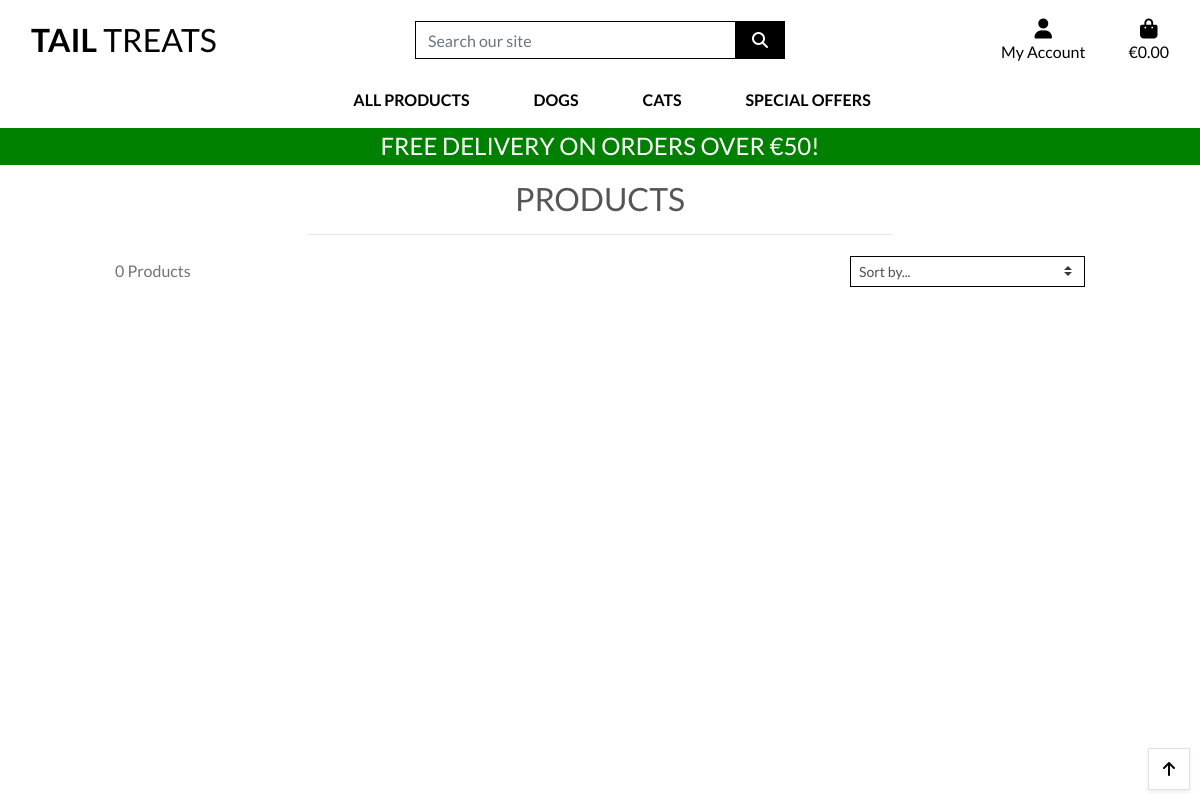
Before: /products/ with the older database file.
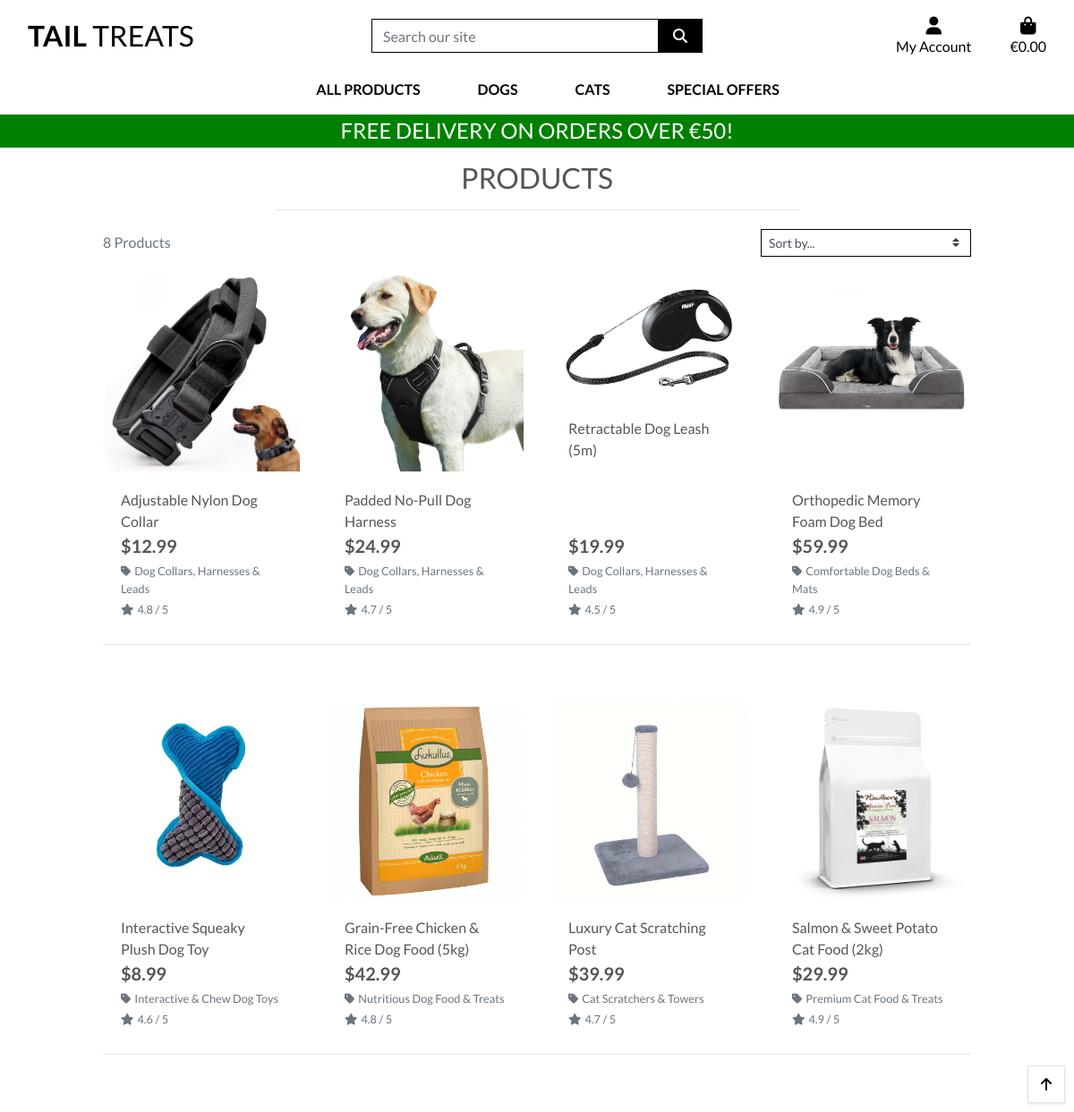
After: the same page with the newer database file.
### products/models.py (models this page shows, shortened)
class Product(models.Model):
    category = models.ForeignKey('Category', null=True, blank=True, on_delete=models.SET_NULL)
    sku = models.CharField(max_length=254, unique=True, blank=True, null=True)
    name = models.CharField(max_length=254)
    description = models.TextField()
    price = models.DecimalField(max_digits=6, decimal_places=2)
    rating = models.DecimalField(max_digits=3, decimal_places=1, blank=True, null=True)
    image_url = models.URLField(max_length=1024, blank=True, null=True)
    image = models.ImageField(upload_to='products/', blank=True, null=True)

class Category(models.Model):
    name = models.CharField(max_length=254, unique=True)
    friendly_name = models.CharField(max_length=254, blank=True, null=True)
    class Meta:
        verbose_name_plural = "Categories"

### products/views.py (the view, shortened to what this page needs)
# urls.py: path('', views.all_products, name='products'),
def all_products(request):
    products = Product.objects.all()
    query = None
    categories = None
    sort = None
    direction = None
    current_sorting = f'{sort}_{direction}'
    context = {
        'products': products,
        'search_term': query,
        'current_categories': categories,
        'current_sorting': current_sorting,
    }
    return render(request, 'products/products.html', context)

### cart/contexts.py (called while the page is built, shortened)
def cart_contents(request):
    cart_items = []
    total = 0
    product_count = 0
    cart = request.session.get('cart', {})
    if total < settings.FREE_DELIVERY_THRESHOLD:
        delivery = total * Decimal(settings.STANDARD_DELIVERY_PERCENTEGE / 100)
        free_delivery_delta = settings.FREE_DELIVERY_THRESHOLD - total
    else:
        delivery = 0
        free_delivery_delta = 0
    grand_total = delivery + total
    context = {
        'cart_items': cart_items,
        'total': total,
        'product_count': product_count,
        'delivery': delivery,
        'free_delivery_delta': free_delivery_delta,
        'free_delivery_threshold': settings.FREE_DELIVERY_THRESHOLD,
        'grand_total': grand_total,
    }
    return context

### products/templates/products/products.html (shortened to what this page needs)
{% extends "base.html" %}
{% load static %}
{% block page_header %}
    <div class="container header-container">
    </div>
{% endblock %}
{% block content %}
    <div class="overlay"></div>
    <div class="container-fluid">
        <div class="row">
            <div class="col text-center mt-3">
                <h2 class="logo-font">Products</h2>
                <hr class="w-50 mb-1">
            </div>
        </div>
        <div class="row">
            <div class="product-container col-10 offset-1">
                <div class="row mt-1 mb-2">
                    <div class="col-12 col-md-6 my-auto order-md-last d-flex justify-content-center justify-content-md-end">
                        <div class="sort-select-wrapper w-50">
                            <select id="sort-selector" class="custom-select custom-select-sm rounded-0 border border-{% if current_sorting != 'None_None' %}info{% else %}black{% endif %}">
                                <option value="reset" {% if current_sorting == 'None_None' %}selected{% endif %}>Sort by...</option>
                            </select>
                        </div>
                    </div>
                    <div class="col-12 col-md-6 order-md-first">
                        <p class="text-muted mt-3 text-center text-md-left">
                            {{ products|length }} Products{% if search_term %} found for <strong>"{{ search_term }}"</strong>{% endif %}
                        </p>
                    </div>
                </div>
                <div class="row">
                    {% for product in products %}
                        <div class="col-sm-6 col-md-6 col-lg-4 col-xl-3">
                            <div class="card h-100 border-0">
                                {% if product.image %}
                                <a href="{% url 'product_detail' product.id %}">
                                    <img class="card-img-top img-fluid" src="{{ product.image.url }}" alt="{{ product.name }}">
                                </a>
                                {% else %}
                                <a href="{% url 'product_detail' product.id %}">
                                    <img class="card-img-top img-fluid" src="{{ MEDIA_URL }}noimage.png" alt="{{ product.name }}">
                                </a>
                                {% endif %}
                                <div class="card-body pb-0">
                                    <p class="mb-0">{{ product.name }}</p>
                                </div>
                                <div class="card-footer bg-white pt-0 border-0 text-left">
                                    <div class="row">
                                        <div class="col">
                                            <p class="lead mb-0 text-left font-weight-bold">${{ product.price }}</p>
                                            {% if product.category %}
                                            <p class="small mt-1 mb-0">
                                                <a class="text-muted" href="{% url 'products' %}?category={{ product.category.name }}">
                                                    <i class="fas fa-tag mr-1"></i>{{ product.category.friendly_name }}
                                                </a>
                                            </p>
                                            {% endif %}
                                            {% if product.rating %}
                                                <small class="text-muted"><i class="fas fa-star mr-1"></i>{{ product.rating }} / 5</small>
                                            {% else %}
                                                <small class="text-muted">No Rating</small>
                                            {% endif %}
                                        </div>
                                    </div>
                                </div>
                            </div>
                        </div>
                        {% if forloop.counter|divisibleby:4 %}
                            <div class="col-12 d-none d-xl-block mb-5">
                                <hr>
                            </div>
                        {% endif %}
                    {% endfor %}
                </div>
            </div>
        </div>
    </div>
    <div class="btt-button shadow-sm rounded-0 border">
        <a class="btt-link d-flex h-100">
            <i class="fas fa-arrow-up text-black mx-auto my-auto"></i>
        </a>
    </div>
{% endblock %}

### templates/base.html (shortened to what this page needs)
{% load static %}
<!doctype html>
<html lang="en">
  <head>
    {% block corecss %}
    <link rel="stylesheet" href="https://stackpath.bootstrapcdn.com/bootstrap/4.4.1/css/bootstrap.min.css"
>
    <link rel="stylesheet" href="{% static 'css/base.css' %}">
    {% endblock %}
  </head>
  <body>
    <header class="container-fluid fixed-top">
      <div id="topnav" class="row bg-white pt-lg-2 d-none d-lg-flex">
          <div class="col-12 col-lg-4 my-auto py-1 py-lg-0 text-center text-lg-left">
            <a href="{% url 'home' %}" class="nav-link main-logo-link">
              <h2 class="logo-font text-black my-0"><strong>Tail</strong> Treats</h2>
            </a>
          </div>
        <div class="col-12 col-lg-4 my-auto py-1 py-lg-0">
          <form method="GET" action="{% url 'products' %}">
            <div class="input-group w-100">
              <input class="form-control border border-black rounded-0" type="text" name="q" placeholder="Search our site">
              <div class="input-group-append">
                <button class="form-control btn btn-black border border-black rounded-0" type="submit">
                  <span class="icon">
                    <i class="fas fa-search"></i>
                  </span>
                </button>
              </div>
            </div>
          </form>
        </div>
        <div class="col-12 col-lg-4 my-auto py-1 py-lg-0">
          <ul class="list-inline list-unstyled text-center text-lg-right my-0">
            <li class="list-inline-item dropdown">
              <a class="text-black nav-link" href="a" id="user-options" data-toggle="dropdown" aria-haspopup="true" aria-expanded="false">
                <div class="text-center">
                  <div><i class="fas fa-user fa-lg"></i></div>
                  <p class="my-0">My Account</p>
                </div>
              </a>
            </li>
            <li class="list-inline-item">
              <a class="{% if grand_total %}text-info font-weight-bold{% else %}text-black{% endif %} nav-link" href="{% url 'view_cart' %}">
                <div class="text-center">
                    <div><i class="fas fa-shopping-bag fa-lg"></i></div>
                    <p class="my-0">
                        {% if grand_total %}
                            ${{ grand_total|floatformat:2 }}
                        {% else %}
                            €0.00
                        {% endif %}
                    </p>
                </div>
              </a>
            </li>
          </ul>
        </div>
      </div>
      <div class="row bg-white">
        <nav class="navbar navbar-expand-lg navabar-light w-100">
          {% include 'includes/main-nav.html' %}
        </nav>
      </div>
      <div id="delivery-banner" class="row text-center">
        <div class="col bg-green text-white">
          <h4 class="logo-font my-1">Free delivery on orders over €{{ free_delivery_threshold }}!</h4>
        </div>
      </div>
    </header>
    {% block page_header %}
    {% endblock %}
    {% block content %}
    {% endblock %}
  </body>
</html>

### templates/includes/main-nav.html (shortened to what this page needs)
<div class="collapse navbar-collapse" id="main-nav">
    <ul class="navbar-nav w-auto mx-auto">
        <li class="nav-item dropdown">
            <a class="logo-font font-weight-bold nav-link text-black mr-5" href="#" id="all-products-link" data-toggle="dropdown" aria-haspopup="true" aria-expanded="false">
                All Products
            </a>
        </li>
        <li class="nav-item dropdown">
            <a class="logo-font font-weight-bold nav-link text-black mr-5" href="#" id="dogs-link" data-toggle="dropdown" aria-haspopup="true" aria-expanded="false">
                Dogs
            </a>
        </li>
        <li class="nav-item dropdown">
            <a class="logo-font font-weight-bold nav-link text-black mr-5" href="#" id="cats-link" data-toggle="dropdown" aria-haspopup="true" aria-expanded="false">
                Cats
            </a>
        </li>
        <li class="nav-item dropdown">
            <a class="logo-font font-weight-bold nav-link text-black" href="#" id="specials-link" data-toggle="dropdown" aria-haspopup="true" aria-expanded="false">
                Special Offers
            </a>
        </li>
    </ul>
</div>

### static/css/base.css (style rules this page uses)
html { height: 100%; }
body { background: url('/media/homepage_background.jpg') no-repeat center center fixed; background-size: cover; height: calc(100vh - 164px); color: #555; font-family: 'Lato'; }
.icon { align-items: center; display: inline-flex; justify-content: center; height: 1.5rem; width: 1.5rem; }
.logo-font { text-transform: uppercase; }
.main-logo-link { width: fit-content; }
.btn-black { background: black; color: white; }
.text-black { color: #000 !important; }
.border-black { border: 1px solid black !important; }
.bg-green { background: green !important; }
.overlay { height: 100%; width: 100%; top: 0; left: 0; position: fixed; background: white; z-index: -1; }
.btt-button { height: 42px; width: 42px; position: fixed; bottom: 10px; right: 10px; }
.btt-link, .update-link, .remove-item { cursor: pointer; }
@media (min-width: 1200px) { .container { max-width: 80%; } }
@media (min-width: 992px) { .header-container { padding-top: 164px; } }

Changed rows visible on the page:
added Product: image (picture), name "Adjustable Nylon Dog Collar", price "12.99", category.friendly_name "Dog Collars, Harnesses & Leads", rating "4.8"
added Product: image (picture), name "Padded No-Pull Dog Harness", price "24.99", category.friendly_name "Dog Collars, Harnesses & Leads", rating "4.7"
added Product: image (picture), name "Retractable Dog Leash (5m)", price "19.99", category.friendly_name "Dog Collars, Harnesses & Leads", rating "4.5"
added Product: image (picture), name "Orthopedic Memory Foam Dog Bed", price "59.99", category.friendly_name "Comfortable Dog Beds & Mats", rating "4.9"
added Product: image (picture), name "Interactive Squeaky Plush Dog Toy", price "8.99", category.friendly_name "Interactive & Chew Dog Toys", rating "4.6"
added Product: image (picture), name "Grain-Free Chicken & Rice Dog Food (5kg)", price "42.99", category.friendly_name "Nutritious Dog Food & Treats", rating "4.8"
added Product: image (picture), name "Luxury Cat Scratching Post", price "39.99", category.friendly_name "Cat Scratchers & Towers", rating "4.7"
added Product: image (picture), name "Salmon & Sweet Potato Cat Food (2kg)", price "29.99", category.friendly_name "Premium Cat Food & Treats", rating "4.9"
Other visible differences:
{{ products|length }}: "0" → "8"
